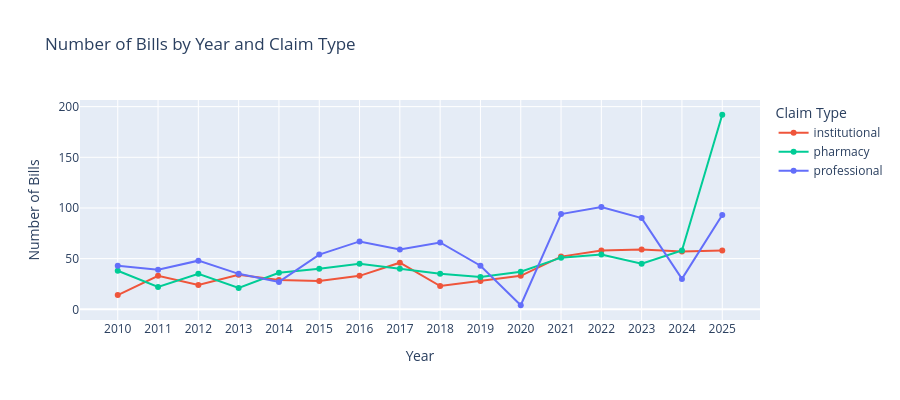

The cell this chart's notebook holds for it:
### Code cell
# Bill volume trend — line chart
fig = px.line(yearly, x='year', y='n_bills', color='claim_category',
              title='Number of Bills by Year and Claim Type',
              labels={'n_bills': 'Number of Bills', 'year': 'Year', 'claim_category': 'Claim Type'},
              markers=True,
              color_discrete_map={'professional': '#636EFA', 'institutional': '#EF553B', 'pharmacy': '#00CC96'})
fig.update_layout(xaxis=dict(dtick=1), height=400)
fig.show()

### Figure 1 — Plotly figure (JSON) as saved in the notebook; plotly's stock layout.template omitted (floating-point values rounded to 4 significant figures)
{"data": [{"hovertemplate": "Claim Type=institutional<br>Year=%{x}<br>Number of Bills=%{y}<extra></extra>", "legendgroup": "institutional", "line": {"color": "#EF553B", "dash": "solid"}, "marker": {"symbol": "circle"}, "mode": "lines+markers", "name": "institutional", "orientation": "v", "showlegend": true, "type": "scatter", "x": [2010, 2011, 2012, 2013, 2014, 2015, 2016, 2017, 2018, 2019, 2020, 2021, 2022, 2023, 2024, 2025], "xaxis": "x", "y": [14, 33, 24, 34, 29, 28, 33, 46, 23, 28, 33, 52, 58, 59, 57, 58], "yaxis": "y"}, {"hovertemplate": "Claim Type=pharmacy<br>Year=%{x}<br>Number of Bills=%{y}<extra></extra>", "legendgroup": "pharmacy", "line": {"color": "#00CC96", "dash": "solid"}, "marker": {"symbol": "circle"}, "mode": "lines+markers", "name": "pharmacy", "orientation": "v", "showlegend": true, "type": "scatter", "x": [2010, 2011, 2012, 2013, 2014, 2015, 2016, 2017, 2018, 2019, 2020, 2021, 2022, 2023, 2024, 2025], "xaxis": "x", "y": [38, 22, 35, 21, 36, 40, 45, 40, 35, 32, 37, 51, 54, 45, 58, 192], "yaxis": "y"}, {"hovertemplate": "Claim Type=professional<br>Year=%{x}<br>Number of Bills=%{y}<extra></extra>", "legendgroup": "professional", "line": {"color": "#636EFA", "dash": "solid"}, "marker": {"symbol": "circle"}, "mode": "lines+markers", "name": "professional", "orientation": "v", "showlegend": true, "type": "scatter", "x": [2010, 2011, 2012, 2013, 2014, 2015, 2016, 2017, 2018, 2019, 2020, 2021, 2022, 2023, 2024, 2025], "xaxis": "x", "y": [43, 39, 48, 35, 27, 54, 67, 59, 66, 43, 4, 94, 101, 90, 30, 93], "yaxis": "y"}], "layout": {"height": 400, "legend": {"title": {"text": "Claim Type"}, "tracegroupgap": 0}, "title": {"text": "Number of Bills by Year and Claim Type"}, "xaxis": {"anchor": "y", "domain": [0, 1], "dtick": 1, "title": {"text": "Year"}}, "yaxis": {"anchor": "x", "domain": [0, 1], "title": {"text": "Number of Bills"}}}}
